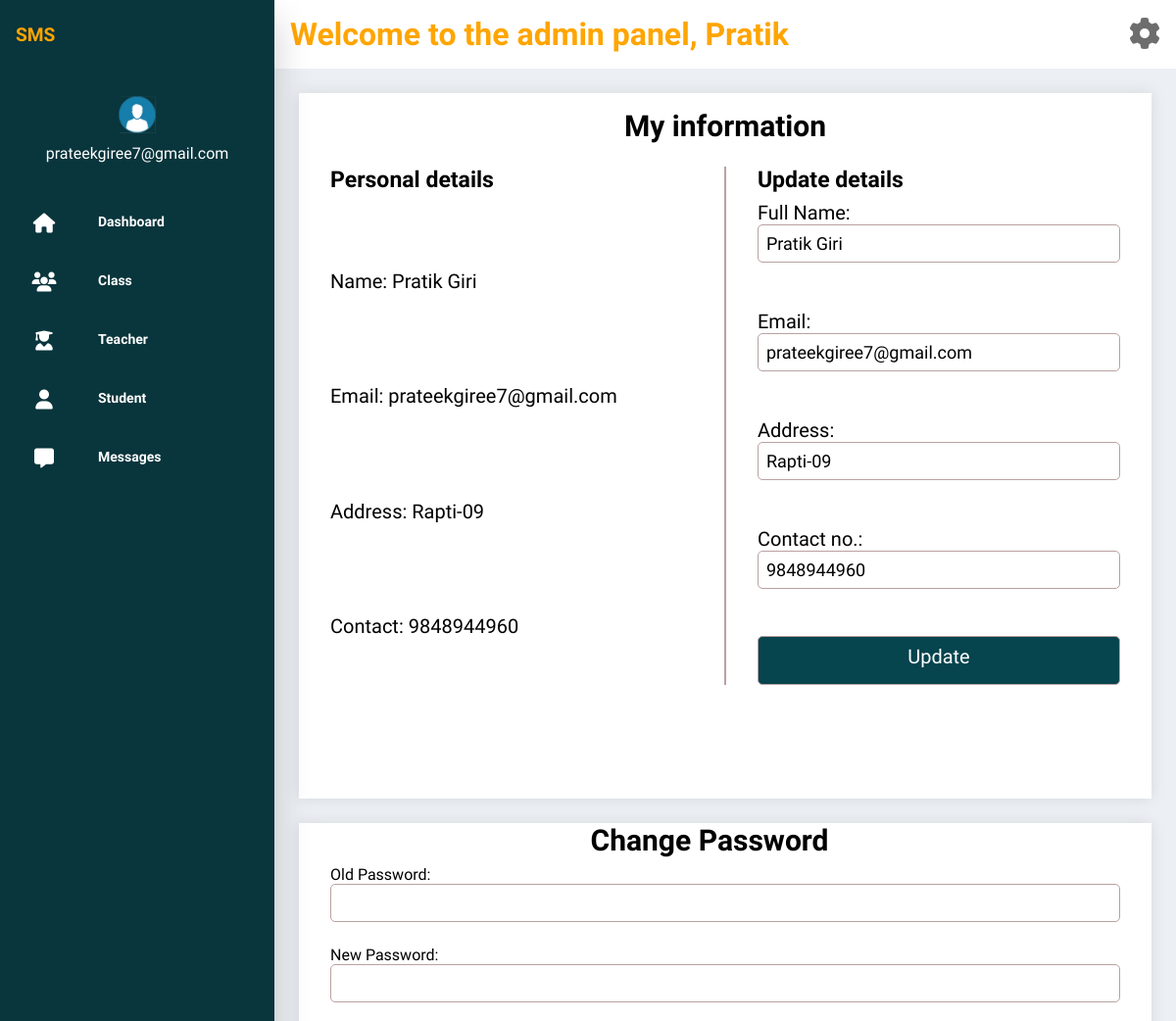
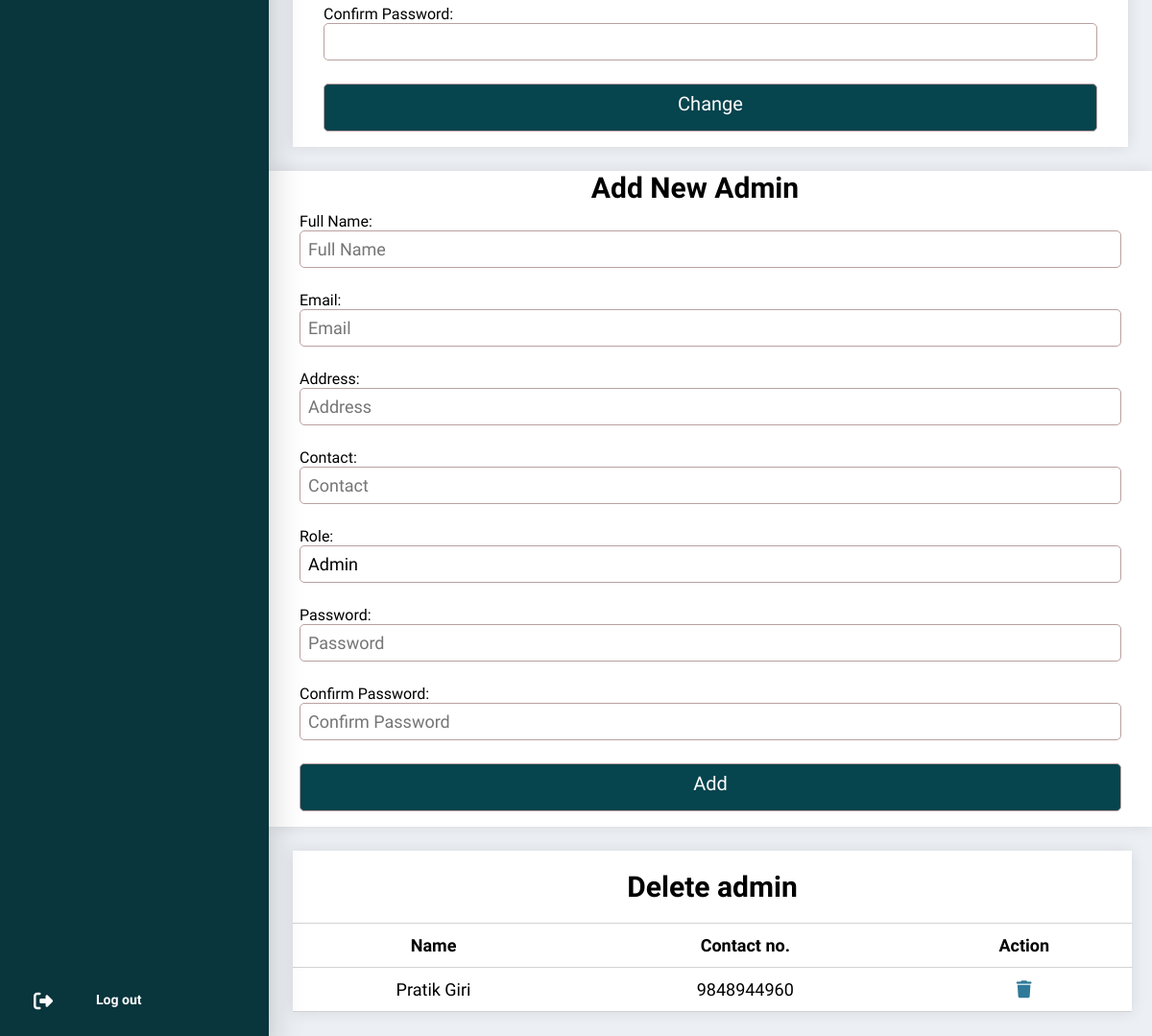
The page /app/src/pages/admin_profile.php (signed in) on the database its author committed (2 pictures, top to bottom).
### tables this page shows
CREATE TABLE `user` (
  `uid` int(11) NOT NULL,
  `name` varchar(100) NOT NULL,
  `email` varchar(100) NOT NULL,
  `address` varchar(100) NOT NULL,
  `password` varchar(100) NOT NULL,
  `role` tinyint(1) DEFAULT 1,
  `contact` varchar(10) NOT NULL
);

### app/src/pages/admin_profile.php (the view, shortened to what this page needs)
<?php
if (empty($_SESSION['email'])) {
    header('location:../../public/index.php');
    exit();
} else {
    include_once "../includes/connection.php";
    $query = "SELECT * FROM user WHERE email=?";
    $stmt = $conn->prepare($query);
    $stmt->bind_param("s", $_SESSION['email']);
    $stmt->execute();
    $result_set = $stmt->get_result();
    $data = $result_set->fetch_assoc();
    $query1 = "SELECT * FROM user where role=0";
    $result_set = $conn->query($query1);
    ?>
    <!DOCTYPE html>
    <html lang="en">
    <head>
        <link rel="stylesheet" href="https://cdnjs.cloudflare.com/ajax/libs/font-awesome/6.5.1/css/all.min.css"
 />
        <link rel="stylesheet" href="../css/admin_pages.css">
        <link rel="stylesheet" href="../css/admin_profile.css">
        <link rel="stylesheet" href="../css/view_table.css">
    </head>
    <body>
        <div class="container">
            <div class="left">
                <?php
                include_once "../includes/admin_sidebar.php";
                ?>
            </div>
            <div class="right">
                <div class="include">
                    <?php include_once "../includes/header.php"; ?>
                </div>
                <div class="info">
                    <h1>My information</h1>
                    <div class="details">
                        <div class="show">
                            <h3>Personal details</h3>
                            <span>Name:
                                <?php echo $data['name']; ?>
                            </span>
                            <span>Email:
                                <?php echo $data['email']; ?>
                            </span>
                            <span>Address:
                                <?php echo $data['address']; ?>
                            </span>
                            <span>Contact:
                                <?php echo $data['contact']; ?>
                            </span>
                        </div>
                        <div class="line"></div>
                        <div class="update">
                            <h3>Update details</h3>
                            <form action="../process/teacher_update.php" method="post">
                                <div class="inputbox">
                                    <label for="">Full Name:</label>
                                    <input name="fullname" type="text" value="<?php echo $data['name']; ?>">
                                    <span id="nameErr"></span>
                                </div>
                                <div class="inputbox">
                                    <label for="">Email:</label>
                                    <input name="email" type="text" value="<?php echo $data['email']; ?>">
                                    <span id="emailErr"></span>
                                </div>
                                <div class="inputbox">
                                    <label for="">Address:</label>
                                    <input name="address" type="text" value="<?php echo $data['address']; ?>">
                                    <span id="addressErr"></span>
                                </div>
                                <div class="inputbox">
                                    <label for="">Contact no.:</label>
                                    <input name="contact" type="text" value="<?php echo $data['contact']; ?>">
                                    <span id="contactErr"></span>
                                </div>
                                <div class="inputbox">
                                    <input type="submit" value="Update">
                                </div>
                            </form>
                        </div>
                    </div>
                </div>
                <div class="password" id="password">
                    <h1>Change Password</h1>
                    <form action="../process/change_password.php" method="post">
                        <div class="inputbox">
                            <label for="">Old Password:</label>
                            <input type="text" name="oldpass" id="oldpass">
                            <span></span>
                        </div>
                        <div class="inputbox">
                            <label for="">New Password:</label>
                            <input type="text" name="newpass" id="newpass">
                            <span></span>
                        </div>
                        <div class="inputbox">
                            <label for="">Confirm Password:</label>
                            <input type="text" name="cpass" id="cpass">
                            <span></span>
                        </div>
                        <div class="inputbox">
                            <input type="submit" value="Change">
                        </div>
                    </form>
                </div>
                <div class="newAdmin">
                    <h1 id="admin">Add New Admin</h1>
                    <form action="../process/teacher_add.php" method="post">
                        <div class="inputbox">
                            <label for="">Full Name:</label>
                            <input type="text" name="fullname" id="fullname" placeholder="Full Name" required>
                            <span></span>
                        </div>
                        <div class="inputbox">
                            <label for="">Email:</label>
                            <input name="email" type="text" id="email" placeholder="Email" required>
                            <span></span>
                        </div>
                        <div class="inputbox">
                            <label for="">Address:</label>
                            <input name="address" type="text" id="address" placeholder="Address" required>
                            <span></span>
                        </div>
                        <div class="inputbox">
                            <label for="">Contact:</label>
                            <input name="contact" type="text" id="contact" placeholder="Contact" required>
                            <span></span>
                        </div>
                        <div class="inputbox">
                            <label for="">Role:</label>
                            <input name="role" type="text" id="role" value="0" readonly>
                            <span></span>
                        </div>
                        <div class="inputbox">
                            <label for="">Password:</label>
                            <input name="password" type="password" id="password" placeholder="Password" required>
                            <span></span>
                        </div>
                        <div class="inputbox">
                            <label for="">Confirm Password:</label>
                            <input name="cpass" type="password" id="cpassword" placeholder="Confirm Password" required>
                            <span></span>
                        </div>
                        <div class="inputbox">
                            <input type="submit" value="Add">
                        </div>
                    </form>
                </div>
                <div id="viewAdmins">
                    <table class="content-table">
                        <thead>
                            <tr class='title'>
                                <th colspan="3">
                                    <h1> Delete admin</h1>
                                </th>
                            </tr>
                            <tr class="heading" style="text-align:center;">
                                <th>Name</th>
                                <th>Contact no.</th>
                                <th>Action</th>
                            </tr>
                        </thead>
                        <tbody>
                            <?php
                            if ($result_set->num_rows > 0) {
                                while ($data = $result_set->fetch_assoc()) {
                                    $id = $data['uid'];
                                    $role = $data['role'];
                                    $name = $data['name'];
                                    $contact = $data['contact'];
                                    echo "<tr style='text-align:center;'>
                                                <td>" . htmlspecialchars($name) . "</td>
                                                <td>" . htmlspecialchars($contact) . "</td>
                                                <td><a href='javascript:void(0)' onclick='checkStatus(" . $id . "," . $role . ")' ; '><i class='fa-solid fa-trash' style='color:#2f7999;'></i></a>
                                                </td>
                                            </tr>";
                                }
                            }
                            ?>
                        </tbody>
                    </table>
                </div>
            </div>
        </div>
    </body>
    <?php
}
?>

### app/src/includes/header.php (shortened to what this page needs)
<?php
if (empty($_SESSION['email'])) {
    header("Location:../../public/index.php");
} else {
    include "../includes/connection.php";
    $role_header = 0;
    $email_header = $_SESSION['email'];
    $sql_header = "SELECT * FROM user where role=? and email=?";
    $stmt_header = $conn->prepare($sql_header);
    $stmt_header->bind_param("is", $role_header, $email_header);
    $stmt_header->execute();
    $result_header = $stmt_header->get_result();
    $name_header = "";
    if ($result_header->num_rows > 0) {
        $row_header = $result_header->fetch_assoc();
        $name_header = $row_header['name'];
    }
    $name_header = strstr($name_header, ' ', true);
    ?>
    <!DOCTYPE html>
    <html lang="en">
    <head>
        <link rel="stylesheet" href="https://cdnjs.cloudflare.com/ajax/libs/font-awesome/6.5.1/css/all.min.css"
 />
    </head>
    <body>
        <div class="welcome">
            <h1>Welcome to the admin panel,
                <?php echo $name_header; ?>
            </h1>
            <a href="../pages/admin_profile.php"><i class="fa-solid fa-gear"></i></a>
        </div>
    </body>
    </html>
    <?php
}
?>

### app/src/css/admin_pages.css (style rules this page uses)
* { margin: 0; padding: 0; box-sizing: border-box; }
body { background-color: #ecf0f4; font-family: "Rajdhani", sans-serif; }
.right { width: calc(100% - 280px); }

### app/src/css/admin_profile.css (style rules this page uses)
.info { background-color: white; display: flex; flex-direction: column; margin: 25px; padding-top:1rem ; min-height: 90vh; box-shadow: 0 0 15px 0 rgba(0, 0, 0, 0.1); }
.info h1 { text-align: center; font-size: 30px; margin-bottom: 1.5rem; }
.info span { font-size: 20px; margin: 1rem 0 1rem 2rem; }
.details { padding-bottom: 1rem; display: flex; flex-direction: row; }
.details .show { width: 50%; display: flex; flex-direction: column; margin-bottom: 2rem; justify-content: space-between; }
.info h3 { margin-left: 2rem; font-size: 23px; font-weight: 600; }
.line { border: 1px solid rgb(186, 161, 161); }
.details .update { width: 50%; padding-right: 2rem; display: flex; flex-direction: column; justify-content: space-between; font-size: 20px; }
.inputbox span { display: block; height: 1rem; font-size: 18px; color: red; }
.inputbox { margin: 0.5rem 0 0 2rem; }
.inputbox input { width: 100%; padding: 0.5rem; font-size: 18px; border: 1px solid rgb(186, 161, 161); border-radius: 5px; }
input[type="submit"] { padding-bottom: 1rem; font-size: 20px; border-radius: 5px; background-color: #06444e; color: white; cursor: pointer; transition: 0.4s; }
.password { background-color: white; display: flex; flex-direction: column; margin: 25px; padding: 0 2rem 1rem 0; box-shadow: 0 0 15px 0 rgba(0, 0, 0, 0.1); }
.newAdmin { background-color: white; display: flex; flex-direction: column; padding: 0 2rem 1rem 0; box-shadow: 0 0 15px 0 rgba(0, 0, 0, 0.1); }
h1 { text-align: center; font-size: 30px; }

### app/src/css/view_table.css (style rules this page uses)
* { margin: 0; padding: 0; box-sizing: border-box; }
body { background-color: #ecf0f4; font-family: "Rajdhani", sans-serif; }
.right { width: calc(100% - 280px); }
table { border-collapse: collapse; width: 95%; margin: 5rem 0 0 2rem; background-color: white; }
.content-table { margin: 25px; font-size: 0.9em; min-width: 400px; box-shadow: 0 0 15px 0 rgba(0, 0, 0, 0.1); }
.content-table .title h1 { margin: 0.5rem auto; font-weight: bold; }
.content-table .heading { text-align: left; border-top: 1px solid #d3d3d3; border-bottom: 1px solid #d3d3d3; margin: 0.5rem auto; font-size: large; font-weight: bold; }
thead th { padding: 12px 15px; }
tbody th, tbody td { font-size: 18px; padding: 12px 15px; border-bottom: 1px solid #d3d3d3; }

### app/src/css/admin_sidebar.css (style rules this page uses)
* { margin: 0; padding: 0; box-sizing: border-box; font-family: "Rajdhani", sans-serif; }
.container { display: flex; min-height: 100%; }

### app/src/includes/header.php (style rules this page uses)
.welcome { display: flex; justify-content: space-between; width: 100%; color: orange; background-color: #fff; padding: 1rem; }
.welcome h1 { font-size: 2rem; }
.welcome a { color: rgb(110, 109, 109); font-size: 2rem; }

### rows shown on the page
user: name "Pratik", name "Pratik Giri", email "prateekgiree7@gmail.com", address "Rapti-09", contact "9848944960", fullname "Pratik Giri"

### other values the page prints
$_SESSION['email'] "prateekgiree7@gmail.com"
